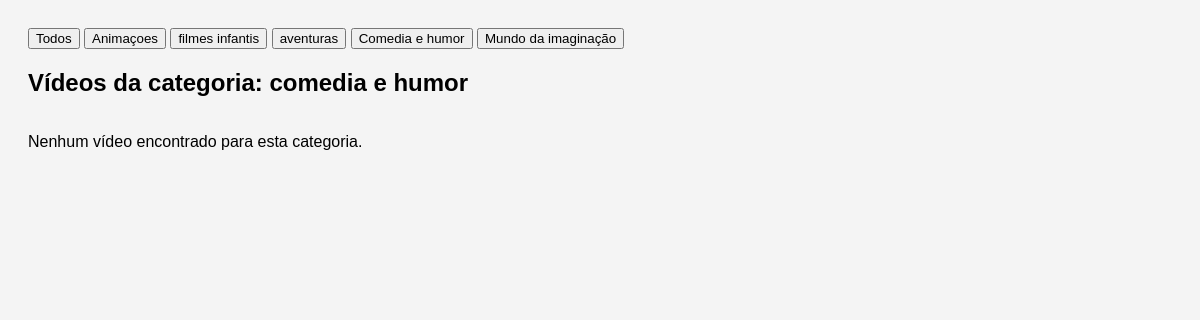
The page /controller/card.php?categoria=comedia e humor on the database as committed earlier.
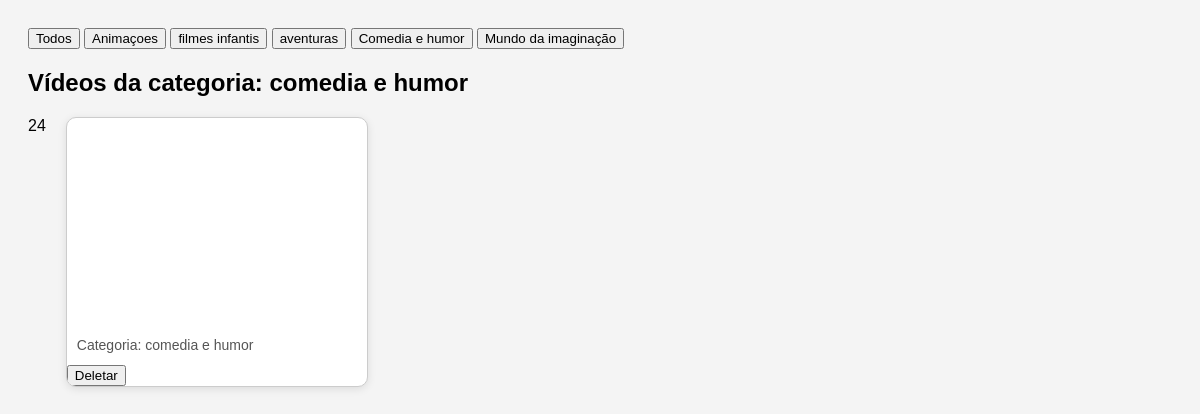
The same page on the database as committed later.
### tables this page shows
CREATE TABLE `videos` (
  `ID` int(11) NOT NULL,
  `fk_categoria` int(11) NOT NULL,
  `fk_playlist` int(11) DEFAULT NULL,
  `titulo` varchar(200) NOT NULL,
  `url` varchar(200) NOT NULL,
  `salvar` tinyint(4) DEFAULT 0,
  `assistir_mais_tarde` tinyint(4) DEFAULT 0,
  `descricao` varchar(200) NOT NULL,
  `thumbnail` varchar(500) NOT NULL
);

CREATE TABLE `categoria` (
  `ID` int(11) NOT NULL,
  `fk_faixa_etaria` int(11) DEFAULT NULL,
  `nome_da_categoria` varchar(200) NOT NULL
);

### model/videos.php (called while the page is built, shortened)
<?php
class videos
{
    public static function listarPorNomeCategoria($pdo, $nome_categoria) {
    $stmt = $pdo->prepare("
        SELECT v.*, c.nome_da_categoria
        FROM videos v
        JOIN categoria c ON v.fk_categoria = c.id
        WHERE c.nome_da_categoria = :nome_categoria
        ORDER BY v.id DESC
    ");
    $stmt->execute([':nome_categoria' => $nome_categoria]);
    return $stmt->fetchAll(PDO::FETCH_ASSOC);
}
}
?>

### controller/card.php (the view, shortened to what this page needs)
<?php
require_once '../service/conexao.php';
require_once '../model/videos.php';
$nome_categoria = $_GET['categoria']  ?? "Todos";
if ($nome_categoria != "Todos") {
    $lista_videos = videos::listarPorNomeCategoria($pdo, $nome_categoria);
} else {
    $lista_videos = videos :: listar($pdo);
}
?>
<!DOCTYPE html>
<html lang="pt-br">
<head>
</head>
<body>
<form action="card.php" method= get>
     <div class="linha-form">
       <button type=submit name=categoria value="Todos">Todos</button>
 <button type=submit value="animacoes" name=categoria>Animaçoes</button>
 <button type=submit name=categoria value="filmes-infantis">filmes infantis</button>
<button type=submit name=categoria value="aventuras">aventuras</button>
<button type=submit name=categoria value="comedia-humor">Comedia e humor</button>
<button type=submit name=categoria value="mundo-imaginacao">Mundo da imaginação</button>
                        </div>
</form>
<h2>Vídeos da categoria: <?php echo htmlspecialchars($nome_categoria ?? 'Nenhuma'); ?></h2>
<div class="videos-container">
<?php if (!empty($lista_videos) && is_array($lista_videos)): ?>
    <?php foreach($lista_videos as $video):
        $id = $video['ID'];
    echo $id;
     ?>
        <div class="video-card">
            <iframe src="<?php echo htmlspecialchars($video['url']); ?>"
                    title="<?php echo htmlspecialchars($video['titulo']); ?>"
                    allowfullscreen>
            </iframe>
            <div class="video-info">
                <p>Categoria: <?php echo htmlspecialchars($video['nome_da_categoria']); ?></p>
            </div>
           <form method="post" action="">
        <button type="submit" onclick="return confirm('Deseja realmente deletar este vídeo?')" >Deletar</button>
    </form>
        </div>
    <?php endforeach; ?>
<?php else: ?>
    <p>Nenhum vídeo encontrado para esta categoria.</p>
<?php endif; ?>
</div>
</body>
</html>

Rows that differ between the two databases and show on the page:
added videos: ID "24", fk_categoria.nome_da_categoria "comedia e humor"
Other text that changed with them:
text no longer shown: "Nenhum vídeo encontrado para esta categoria."
